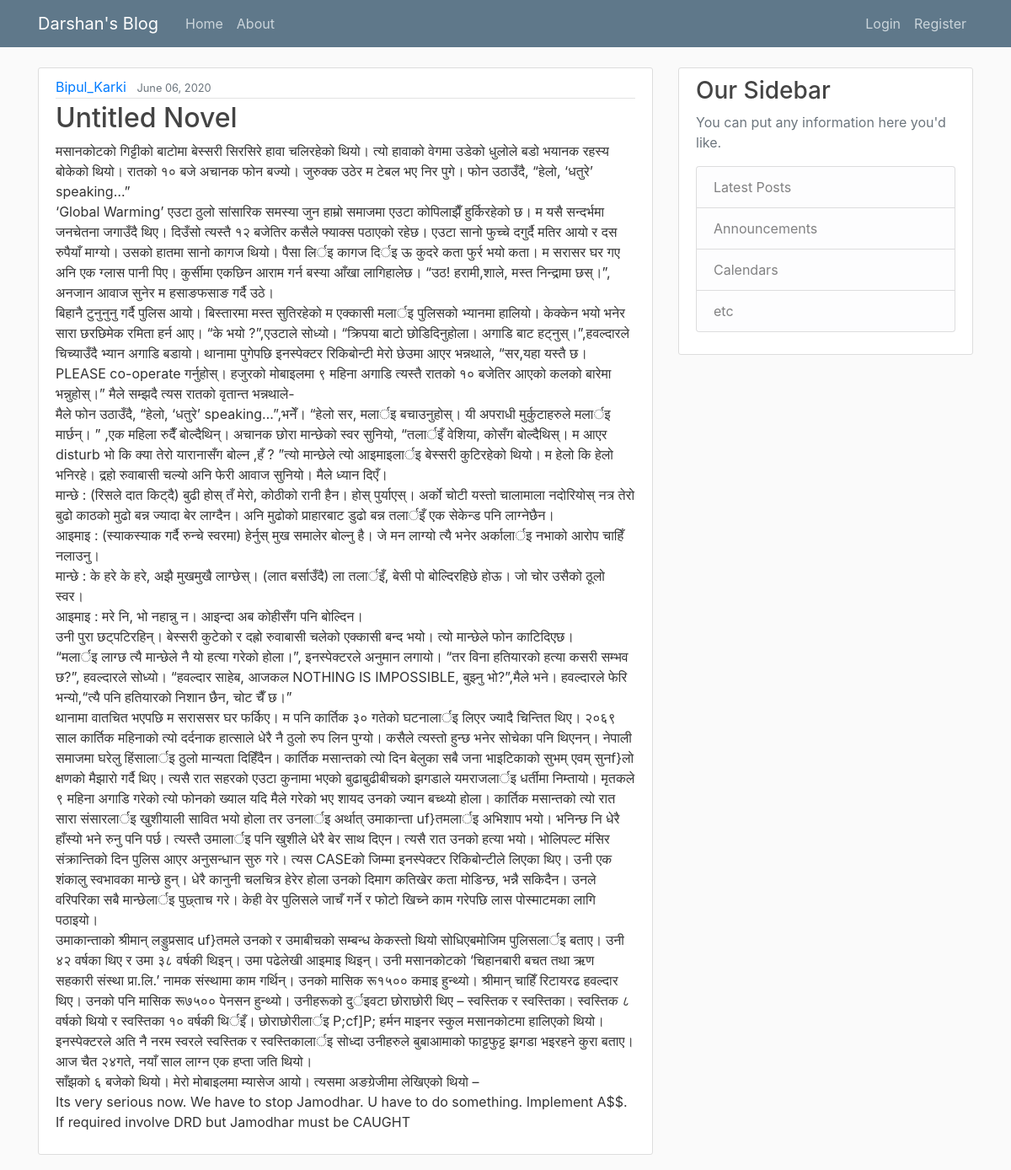
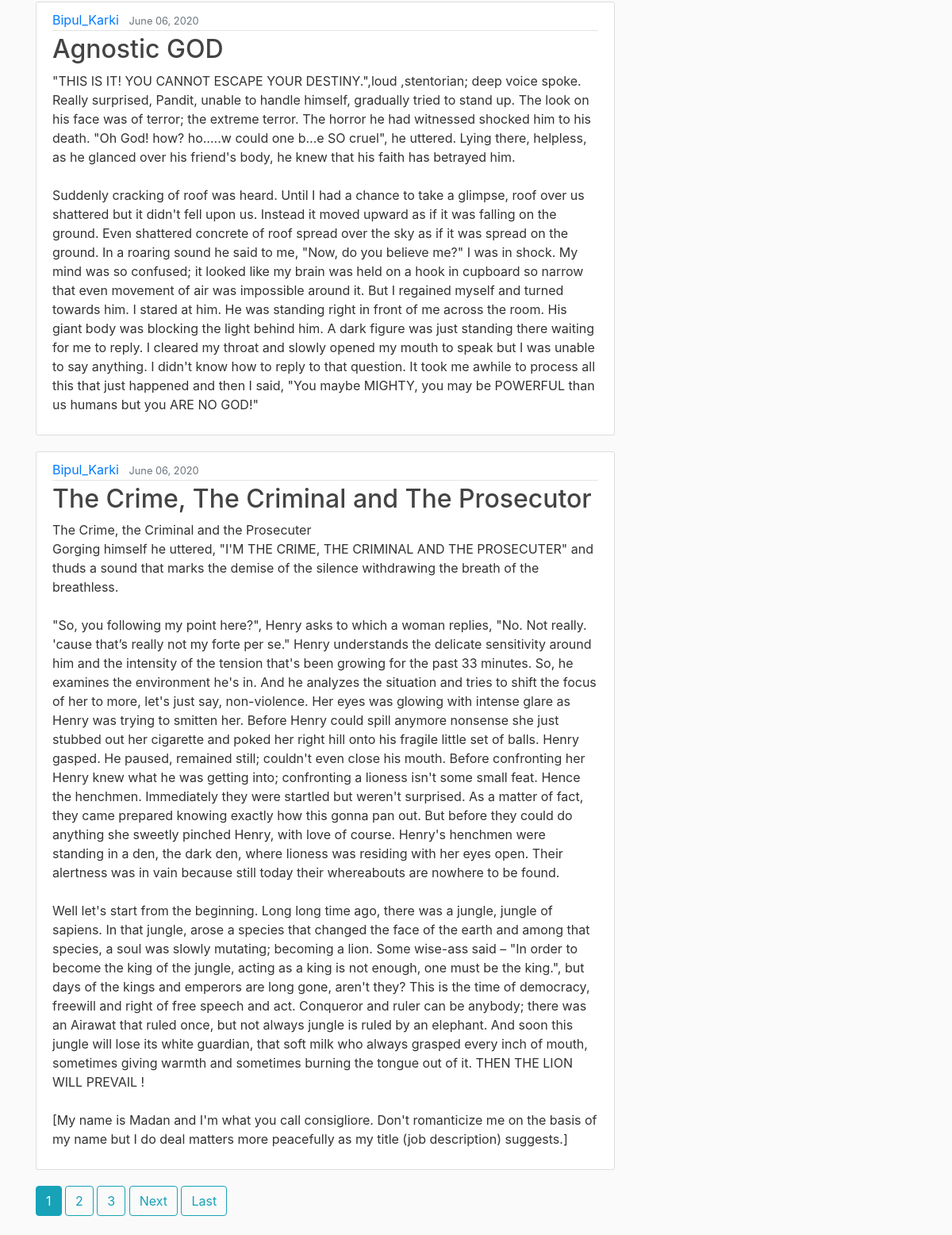
Before: / with the older database file (2 pictures, top to bottom).
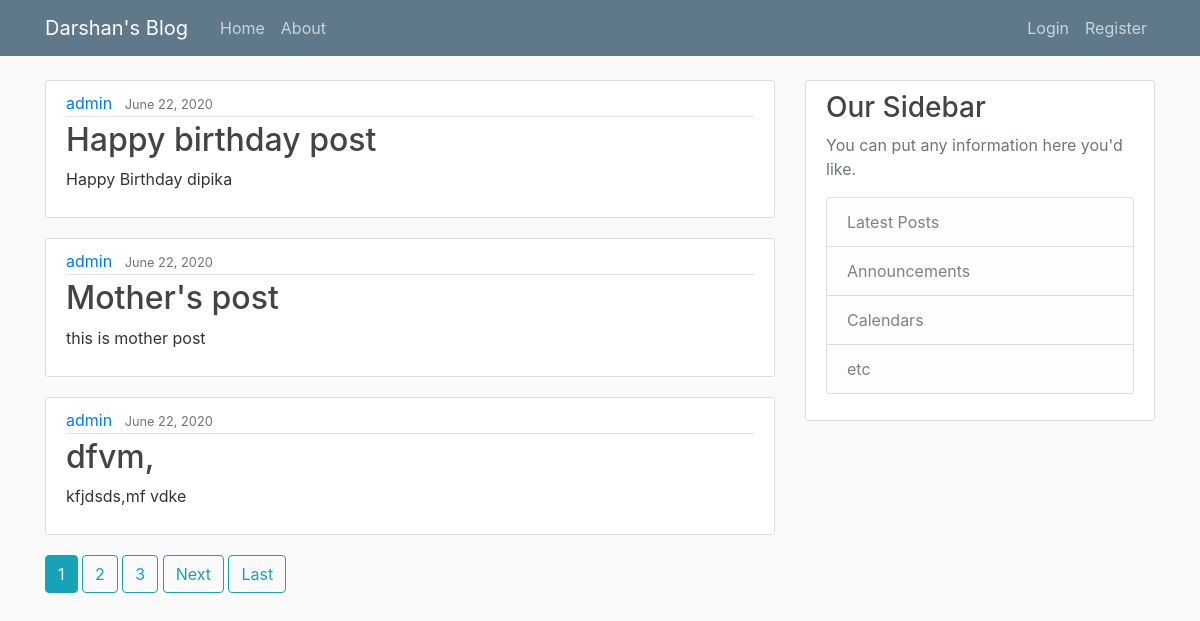
After: the same page with the newer database file.
### blog/models.py (models this page shows, shortened)
class Post(models.Model):
    title = models.CharField(max_length=100)
    content = models.TextField()
    date_posted = models.DateTimeField(default=timezone.now)
    author = models.ForeignKey(User, on_delete=models.CASCADE)
    likes = models.ManyToManyField(User, related_name='blog_posts')

### blog/views.py (the view)
# urls.py: path('', PostListView.as_view(), name='blog-home'),
class PostListView(ListView):
    model = Post
    template_name = 'blog/home.html'      # <app>/<model>_<viewtype>.html
    context_object_name = 'posts'
    ordering = ['-date_posted']
    paginate_by = 3

### blog/templates/blog/home.html (shortened to what this page needs)
{% extends "blog/base.html" %}
{% block content %}
    {% for post in posts %}
            <article class="media content-section">
                <div class="media-body">
                  <div class="article-metadata">
                    <a class="mr-2" href="#">{{ post.author }}</a>
                    <small class="text-muted">{{ post.date_posted|date:"F d, Y" }}</small>
                  </div>
                  <h2><a class="article-title" href="{% url 'post-detail' post.id %}">{{ post.title }}</a></h2>
                  <p class="article-content">{{ post.content }}</p>
                </div>
            </article>
    {% endfor%}
    {% if is_paginated %}
        {% for num in page_obj.paginator.page_range %}
            {% if page_obj.number == num %}
                <a class='btn btn-info mb-4' href="?page={{ num }}">{{ num }}</a>
            {% elif num > page_obj.number|add:'-3' and num < page_obj.number|add:'3' %}
                 <a class='btn btn-outline-info mb-4' href="?page={{ num }}">{{ num }}</a>
            {% endif %}
        {% endfor %}
        {% if page_obj.has_next %}
             <a class='btn btn-outline-info mb-4' href="?page={{ page_obj.next_page_number}}">Next</a>
             <a class='btn btn-outline-info mb-4' href="?page={{ page_obj.paginator.num_pages }}">Last</a>
        {% endif %}
    {% endif %}
{% endblock content %}

### blog/templates/blog/base.html (shortened to what this page needs)
{% load static %}
<!DOCTYPE html>
<html lang="en">
<head>
    <link rel="stylesheet" href="https://maxcdn.bootstrapcdn.com/bootstrap/4.0.0/css/bootstrap.min.css">
    <link rel="stylesheet" href="{% static 'blog/main.css' %}" type="text/css">
</head>
<body>
    <header class="site-header">
        <nav class="navbar navbar-expand-md navbar-dark bg-steel fixed-top">
          <div class="container">
            <a class="navbar-brand mr-4" href="{% url 'blog-home' %}">Darshan's Blog</a>
            <div class="collapse navbar-collapse" id="navbarToggle">
              <div class="navbar-nav mr-auto">
                <a class="nav-item nav-link" href="{% url 'blog-home' %}">Home</a>
                <a class="nav-item nav-link" href="{% url 'blog-about' %}">About</a>
              </div>
              <div class="navbar-nav">
                {% if user.is_authenticated %}
                    <a class="nav-item nav-link" href="{% url 'post-create' %}">New Post</a>
                    <a class="nav-item nav-link" href="{% url 'profile' %}">Profile</a>
                    <a class="nav-item nav-link" href="{% url 'logout' %}">Logout</a>
                {% else %}
                     <a class="nav-item nav-link" href="{% url 'login' %}">Login</a>
                     <a class="nav-item nav-link" href="{% url 'register' %}">Register</a>
                {% endif %}
              </div>
            </div>
          </div>
        </nav>
    </header>
    <main role="main" class="container">
        <div class="row">
          <div class="col-md-8">
            {% block content %}{% endblock %}
          </div>
          <div class="col-md-4">
            <div class="content-section">
              <h3>Our Sidebar</h3>
              <p class='text-muted'>You can put any information here you'd like.
                <ul class="list-group">
                  <li class="list-group-item list-group-item-light">Latest Posts</li>
                  <li class="list-group-item list-group-item-light">Announcements</li>
                  <li class="list-group-item list-group-item-light">Calendars</li>
                  <li class="list-group-item list-group-item-light">etc</li>
                </ul>
              </p>
            </div>
          </div>
        </div>
    </main>
</body>
</html>

### blog/static/blog/main.css (style rules this page uses)
body { background: #fafafa; color: #333333; margin-top: 5rem; }
h1, h2, h3, h4, h5, h6 { color: #444444; }
ul { margin: 0; }
.bg-steel { background-color: #5f788a; }
.site-header .navbar-nav .nav-link { color: #cbd5db; }
.content-section { background: #ffffff; padding: 10px 20px; border: 1px solid #dddddd; border-radius: 3px; margin-bottom: 20px; }
.article-title { color: #444444; }
.article-content { white-space: pre-line; }
.article-metadata { padding-bottom: 1px; margin-bottom: 4px; border-bottom: 1px solid #e3e3e3 }

Changed rows visible on the page:
no longer on this page (row edited): Post: author "Bipul_Karki", date_posted "June 06, 2020", title "Untitled Novel", content "मसानकोटको गिट्टीको बाटोमा बेस्सरी सिरसिरे हावा चलिरहेको थियो। त्यो हावाको वेगमा उडेको धुलोले बडो भयानक रहस्य बोकेको थियो। रातको १० बजे अचानक फोन बज्यो। जुरुक्क उठेर म टेबल भए निर पुगे। फोन उठाउँदै, “हेलो, ‘धतुरे’ speaking…” ‘Global Warming’ एउटा ठुलो सांसारिक समस्या जुन हाम्रो समाजमा एउटा कोपिलाझैँ हुर्किरहेको छ। म यसै सन्दर्भमा जनचेतना जगाउँदै थिए। दिउँसो त्यस्तै १२ बजेतिर कसैले फ्याक्स पठाएको रहेछ। एउटा सानो फुच्चे दगुर्दै मतिर आयो र दस रुपैयाँ माग्यो। उसको हातमा सानो कागज थियो। पैसा लिर्इ कागज दिर्इ ऊ कुदरे कता फुर्र भयो कता। म सरासर घर गए अनि एक ग्लास पानी पिए। कुर्सीमा एकछिन आराम गर्न बस्या आँखा लागिहालेछ। “उठ! हरामी,शाले, मस्त निन्द्रामा छस्।”, अनजान आवाज सुनेर म हसाङफसाङ गर्दै उठे।…"
no longer on this page (row unchanged): Post: author "Bipul_Karki", date_posted "June 06, 2020", title "Agnostic GOD", content "\"THIS IS IT! YOU CANNOT ESCAPE YOUR DESTINY.\",loud ,stentorian; deep voice spoke. Really surprised, Pandit, unable to handle himself, gradually tried to stand up. The look on his face was of terror; the extreme terror. The horror he had witnessed shocked him to his death. \"Oh God! how? ho…..w could one b…e SO cruel\", he uttered. Lying there, helpless, as he glanced over his friend's body, he knew that his faith has betrayed him. Suddenly cracking of roof was heard. Until I had a chance to take a glimpse, roof over us shattered but it didn't fell upon us. Instead it moved upward as if it was falling on the ground. Even shattered concrete of roof spread over the sky as if it was spread on the…"
no longer on this page (row edited): Post: author "Bipul_Karki", date_posted "June 06, 2020", title "The Crime, The Criminal and The Prosecutor", content "The Crime, the Criminal and the Prosecuter Gorging himself he uttered, \"I'M THE CRIME, THE CRIMINAL AND THE PROSECUTER\" and thuds a sound that marks the demise of the silence withdrawing the breath of the breathless. \"So, you following my point here?\", Henry asks to which a woman replies, \"No. Not really. 'cause that’s really not my forte per se.\" Henry understands the delicate sensitivity around him and the intensity of the tension that's been growing for the past 33 minutes. So, he examines the environment he's in. And he analyzes the situation and tries to shift the focus of her to more, let's just say, non-violence. Her eyes was glowing with intense glare as Henry was trying to smitten…"
added Post: author "admin", date_posted "June 22, 2020", title "Happy birthday post", content "Happy Birthday dipika"
added Post: author "admin", date_posted "June 22, 2020", title "Mother's post", content "this is mother post"
added Post: author "admin", date_posted "June 22, 2020", title "dfvm,", content "kfjdsds,mf vdke"
